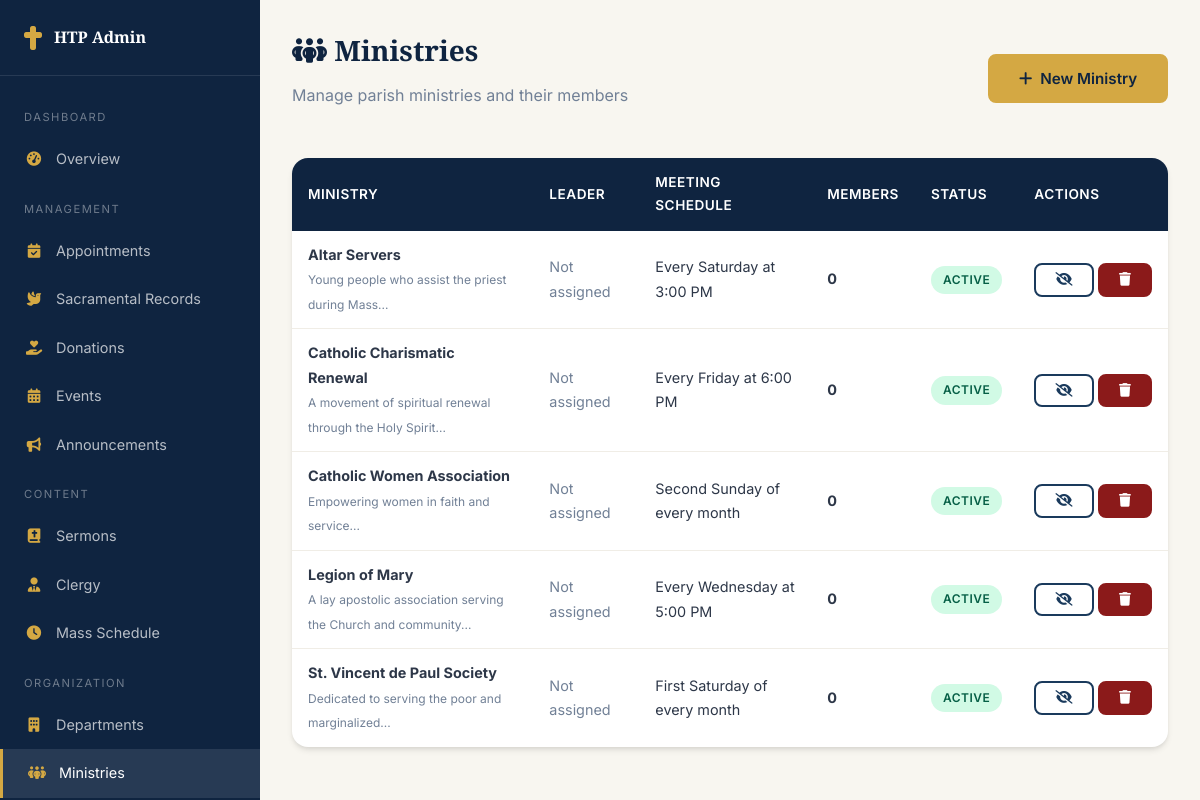
Page /admin/ministries.php (signed in) on the committed database.
### tables this page shows
CREATE TABLE ministries (
    id INT AUTO_INCREMENT PRIMARY KEY,
    name VARCHAR(150) NOT NULL,
    description TEXT,
    leader_id INT,
    meeting_schedule VARCHAR(255),
    is_active TINYINT(1) DEFAULT 1,
    image VARCHAR(255),
    created_at TIMESTAMP DEFAULT CURRENT_TIMESTAMP,
    FOREIGN KEY (leader_id) REFERENCES users(id) ON DELETE SET NULL
);

### config/database.php (called while the page is built, shortened)
<?php
class Database {
    private static $instance = null;
    private $connection;
    private function __construct() {
        try {
            $dsn = "mysql:host=" . DB_HOST . ";dbname=" . DB_NAME . ";charset=" . DB_CHARSET;
            $this->connection = new PDO($dsn, DB_USER, DB_PASS, [
                PDO::ATTR_ERRMODE => PDO::ERRMODE_EXCEPTION,
                PDO::ATTR_DEFAULT_FETCH_MODE => PDO::FETCH_ASSOC,
                PDO::ATTR_EMULATE_PREPARES => false,
            ]);
        } catch (PDOException $e) {
            error_log("Database connection failed: " . $e->getMessage());
            die("Database connection failed. Please try again later.");
        }
    }
    public static function getInstance() {
        if (self::$instance === null) {
            self::$instance = new self();
        }
        return self::$instance;
    }
    public function query($sql, $params = []) {
        $stmt = $this->connection->prepare($sql);
        $stmt->execute($params);
        return $stmt;
    }
    public function fetchAll($sql, $params = []) {
        return $this->query($sql, $params)->fetchAll();
    }
}

### config/app.php (called while the page is built, shortened)
<?php
require_once APP_ROOT . '/config/database.php';
function sanitize($input) {
    return htmlspecialchars(trim($input), ENT_QUOTES, 'UTF-8');
}

### admin/ministries.php (the view, shortened to what this page needs)
<?php
require_once __DIR__ . '/../config/app.php';
$db = Database::getInstance();
$ministries = $db->fetchAll(
    "SELECT m.*, u.first_name as leader_first, u.last_name as leader_last,
     (SELECT COUNT(*) FROM ministry_members WHERE ministry_id = m.id) as member_count
     FROM ministries m LEFT JOIN users u ON m.leader_id = u.id ORDER BY m.name"
);
?>
<!DOCTYPE html>
<html lang="en">
<head>
    <link rel="stylesheet" href="https://cdnjs.cloudflare.com/ajax/libs/font-awesome/6.5.1/css/all.min.css">
    <link rel="stylesheet" href="/holy-trinity/assets/css/style.css">
</head>
<body>
    <div class="dashboard-layout">
        <aside class="sidebar">
            <div class="sidebar-brand"><i class="fas fa-cross"></i><span>HTP Admin</span></div>
            <nav class="sidebar-menu">
                <div class="sidebar-section">Dashboard</div>
                <a href="/holy-trinity/admin/dashboard.php"><i class="fas fa-tachometer-alt"></i> Overview</a>
                <div class="sidebar-section">Management</div>
                <a href="/holy-trinity/admin/appointments.php"><i class="fas fa-calendar-check"></i> Appointments</a>
                <a href="/holy-trinity/admin/sacraments.php"><i class="fas fa-dove"></i> Sacramental Records</a>
                <a href="/holy-trinity/admin/donations.php"><i class="fas fa-hand-holding-heart"></i> Donations</a>
                <a href="/holy-trinity/admin/events.php"><i class="fas fa-calendar-alt"></i> Events</a>
                <a href="/holy-trinity/admin/announcements.php"><i class="fas fa-bullhorn"></i> Announcements</a>
                <div class="sidebar-section">Content</div>
                <a href="/holy-trinity/admin/sermons.php"><i class="fas fa-bible"></i> Sermons</a>
                <a href="/holy-trinity/admin/clergy.php"><i class="fas fa-user-tie"></i> Clergy</a>
                <a href="/holy-trinity/admin/mass-schedule.php"><i class="fas fa-clock"></i> Mass Schedule</a>
                <div class="sidebar-section">Organization</div>
                <a href="/holy-trinity/admin/departments.php"><i class="fas fa-building"></i> Departments</a>
                <a href="/holy-trinity/admin/ministries.php" class="active"><i class="fas fa-people-group"></i> Ministries</a>
            </nav>
        </aside>
        <div class="dashboard-main">
            <div class="dashboard-header">
                <div>
                    <h1><i class="fas fa-people-group"></i> Ministries</h1>
                    <p class="text-muted">Manage parish ministries and their members</p>
                </div>
                <button onclick="openModal('newMinistryModal')" class="btn btn-primary"><i class="fas fa-plus"></i> New Ministry</button>
            </div>
            <div class="card">
                <div class="table-responsive">
                    <table class="data-table">
                        <thead>
                            <tr>
                                <th>Ministry</th>
                                <th>Leader</th>
                                <th>Meeting Schedule</th>
                                <th>Members</th>
                                <th>Status</th>
                                <th>Actions</th>
                            </tr>
                        </thead>
                        <tbody>
                            <?php if (empty($ministries)): ?>
                                <tr><td colspan="6" class="text-center p-3">No ministries found</td></tr>
                            <?php else: ?>
                                <?php foreach ($ministries as $m): ?>
                                <tr style="<?= !$m['is_active'] ? 'opacity:0.5;' : '' ?>">
                                    <td>
                                        <strong><?= sanitize($m['name']) ?></strong>
                                        <?php if ($m['description']): ?>
                                            <br><small class="text-muted"><?= sanitize(substr($m['description'], 0, 60)) ?>...</small>
                                        <?php endif; ?>
                                    </td>
                                    <td><?= $m['leader_first'] ? sanitize($m['leader_first'] . ' ' . $m['leader_last']) : '<span class="text-muted">Not assigned</span>' ?></td>
                                    <td><?= sanitize($m['meeting_schedule'] ?? '-') ?></td>
                                    <td><strong><?= $m['member_count'] ?></strong></td>
                                    <td>
                                        <span class="badge badge-<?= $m['is_active'] ? 'success' : 'error' ?>"><?= $m['is_active'] ? 'Active' : 'Inactive' ?></span>
                                    </td>
                                    <td>
                                        <div style="display:flex; gap:0.25rem;">
                                            <form method="POST" style="display:inline;">
                                                <button class="btn btn-sm btn-outline" title="Toggle"><i class="fas fa-<?= $m['is_active'] ? 'eye-slash' : 'eye' ?>"></i></button>
                                            </form>
                                            <form method="POST" style="display:inline;" onsubmit="return confirm('Delete this ministry?')">
                                                <button class="btn btn-sm btn-accent" title="Delete"><i class="fas fa-trash"></i></button>
                                            </form>
                                        </div>
                                    </td>
                                </tr>
                                <?php endforeach; ?>
                            <?php endif; ?>
                        </tbody>
                    </table>
                </div>
            </div>
        </div>
    </div>
</body>
</html>

### assets/css/style.css (style rules this page uses)
:root { --primary: #1a3a5c; --primary-dark: #0f2440; --primary-light: #2a5a8c; --secondary: #c9a84c; --secondary-light: #e0c76e; --accent: #8b1a1a; --accent-light: #b22222; --gold: #d4a843; --gold-light: #f0d68a; --white: #ffffff; --off-white: #f8f6f0; --light-gray: #f0ede6; --gray: #6b7280; --dark-gray: #374151; --dark: #1f2937; --text: #2d3748; --text-light: #718096; --success: #10b981; --warning: #f59e0b; --error: #ef4444; --info: #3b82f6; --shadow: 0 4px 6px -1px rgba(0,0,0,0.1), 0 2px 4px -1px rgba(0,0,0,0.06); --shadow-lg: 0 10px 25px -5px rgba(0,0,0,0.15), 0 8px 10px -6px rgba(0,0,0,0.1); --shadow-xl: 0 20px 40px -10px rgba(0,0,0,0.2); --radius: 8px; --radius-lg: 16px; --transition: all 0.3s ease; --font-heading: 'Cinzel', serif; --font-body: 'Inter', sans-serif; }
*, *::before, *::after { margin: 0; padding: 0; box-sizing: border-box; }
html { scroll-behavior: smooth; font-size: 16px; }
body { font-family: var(--font-body); color: var(--text); line-height: 1.7; background: var(--off-white); overflow-x: hidden; }
a { text-decoration: none; color: inherit; transition: var(--transition); }
h1, h2, h3, h4, h5, h6 { font-family: var(--font-heading); color: var(--primary-dark); line-height: 1.3; margin-bottom: 0.5em; }
h1 { font-size: 2.5rem; }
p { margin-bottom: 1rem; }
.btn { display: inline-flex; align-items: center; gap: 0.5rem; padding: 0.8rem 1.8rem; font-family: var(--font-body); font-size: 0.95rem; font-weight: 600; border: 2px solid transparent; border-radius: var(--radius); cursor: pointer; transition: var(--transition); text-align: center; white-space: nowrap; }
.btn-primary { background: var(--gold); color: var(--primary-dark); border-color: var(--gold); }
.btn-accent { background: var(--accent); color: var(--white); border-color: var(--accent); }
.btn-outline { background: transparent; color: var(--primary); border-color: var(--primary); }
.btn-sm { padding: 0.5rem 1.2rem; font-size: 0.85rem; }
.card { background: var(--white); border-radius: var(--radius-lg); box-shadow: var(--shadow); overflow: hidden; transition: var(--transition); }
.table-responsive { overflow-x: auto; border-radius: var(--radius); }
.data-table { width: 100%; border-collapse: collapse; font-size: 0.9rem; }
.data-table th { background: var(--primary-dark); color: var(--white); padding: 0.85rem 1rem; text-align: left; font-weight: 600; font-size: 0.85rem; text-transform: uppercase; letter-spacing: 0.5px; }
.data-table td { padding: 0.75rem 1rem; border-bottom: 1px solid var(--light-gray); }
.data-table tbody tr:last-child td { border-bottom: none; }
.badge { display: inline-flex; align-items: center; padding: 0.25rem 0.75rem; font-size: 0.75rem; font-weight: 600; border-radius: 50px; text-transform: uppercase; letter-spacing: 0.5px; }
.badge-success { background: #d1fae5; color: #065f46; }
.dashboard-layout { display: grid; grid-template-columns: 260px 1fr; min-height: 100vh; }
.sidebar { background: var(--primary-dark); color: var(--white); padding: 1.5rem 0; position: sticky; top: 0; height: 100vh; overflow-y: auto; }
.sidebar-brand { padding: 0 1.5rem 1.5rem; border-bottom: 1px solid rgba(255,255,255,0.1); margin-bottom: 1rem; display: flex; align-items: center; gap: 0.75rem; }
.sidebar-brand i { font-size: 1.5rem; color: var(--gold); }
.sidebar-brand span { font-family: var(--font-heading); font-size: 1rem; font-weight: 600; }
.sidebar-menu a { display: flex; align-items: center; gap: 0.75rem; padding: 0.75rem 1.5rem; color: rgba(255,255,255,0.7); font-size: 0.9rem; transition: var(--transition); }
.sidebar-menu a:hover, .sidebar-menu a.active { background: rgba(255,255,255,0.1); color: var(--white); border-left: 3px solid var(--gold); }
.sidebar-menu a i { width: 20px; text-align: center; color: var(--gold); }
.sidebar-section { padding: 1rem 1.5rem 0.5rem; font-size: 0.7rem; text-transform: uppercase; letter-spacing: 1.5px; color: rgba(255,255,255,0.4); }
.dashboard-main { padding: 2rem; background: var(--off-white); }
.dashboard-header { display: flex; justify-content: space-between; align-items: center; margin-bottom: 2rem; }
.dashboard-header h1 { font-size: 1.75rem; }
.text-muted { color: var(--text-light); }

### rows in the picture
ministries: name "Altar Servers", description "Young people who assist the priest during Mass", meeting_schedule "Every Saturday at 3:00 PM", member_count "0", is_active "ACTIVE"
ministries: name "Catholic Charismatic Renewal", description "A movement of spiritual renewal through the Holy Spirit", meeting_schedule "Every Friday at 6:00 PM", member_count "0", is_active "ACTIVE"
ministries: name "Catholic Women Association", description "Empowering women in faith and service", meeting_schedule "Second Sunday of every month", member_count "0", is_active "ACTIVE"
ministries: name "Legion of Mary", description "A lay apostolic association serving the Church and community", meeting_schedule "Every Wednesday at 5:00 PM", member_count "0", is_active "ACTIVE"
ministries: name "St. Vincent de Paul Society", description "Dedicated to serving the poor and marginalized", meeting_schedule "First Saturday of every month", member_count "0", is_active "ACTIVE"
